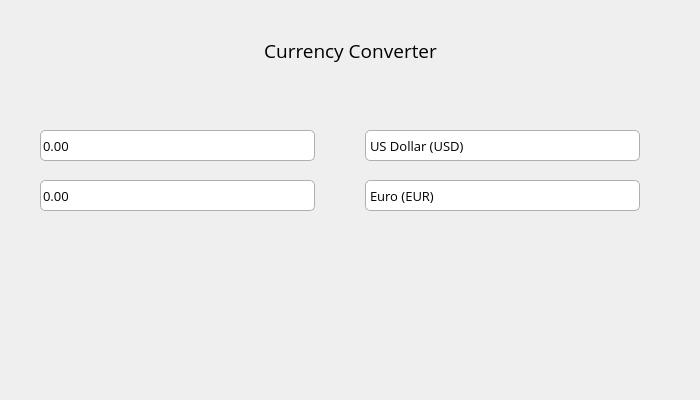
<?xml version="1.0" encoding="UTF-8"?>
<ui version="4.0">
 <class>MainWindow</class>
 <widget class="QMainWindow" name="MainWindow">
  <property name="geometry">
   <rect>
    <x>0</x>
    <y>0</y>
    <width>700</width>
    <height>400</height>
   </rect>
  </property>
  <property name="minimumSize">
   <size>
    <width>700</width>
    <height>400</height>
   </size>
  </property>
  <property name="maximumSize">
   <size>
    <width>700</width>
    <height>400</height>
   </size>
  </property>
  <property name="windowTitle">
   <string>Currency Converter</string>
  </property>
  <widget class="QWidget" name="centralwidget">
   <widget class="QComboBox" name="Cba">
    <property name="geometry">
     <rect>
      <x>365</x>
      <y>130</y>
      <width>275</width>
      <height>31</height>
     </rect>
    </property>
    <property name="font">
     <font>
      <family>Open Sans</family>
      <pointsize>10</pointsize>
      <stylestrategy>PreferAntialias</stylestrategy>
     </font>
    </property>
    <property name="styleSheet">
     <string notr="true">
QComboBox{
	background-color:   #ffffff;
	border-color:       #b0b0b0;
	border-style:       solid;
 	border-width:       1px;
	border-radius:      5px;
    color: #000000;
}

QComboBox:hover {
    background-color: #e8e8e8;
}

QComboBox::down-arrow{
	image: url(:/images/Assets/Arrow-down.png);
    width: 21px;
    height: 12px;
    padding: 1px 5px 0px 0px;
}

QComboBox::drop-down{
    border-style: solid; 
	border-color: #b0b0b0;
}

QListView{
    background-color:   #ffffff;
	border-color:       #b0b0b0;
	border-style:       solid;
 	border-width:       1px;
	border-radius:      5px;
}

QListView:selected {
    background-color: #e8e8e8;
    border: none;
    color: black;
}
</string>
    </property>
    <property name="currentIndex">
     <number>0</number>
    </property>
    <property name="iconSize">
     <size>
      <width>20</width>
      <height>16</height>
     </size>
    </property>
    <property name="modelColumn">
     <number>0</number>
    </property>
    <item>
     <property name="text">
      <string>US Dollar (USD)</string>
     </property>
    </item>
    <item>
     <property name="text">
      <string>Euro (EUR)</string>
     </property>
    </item>
    <item>
     <property name="text">
      <string>British Pound (GBP)</string>
     </property>
    </item>
    <item>
     <property name="text">
      <string>Swiss Franc (CHF)</string>
     </property>
    </item>
    <item>
     <property name="text">
      <string>Canadian Dollar (CAD)</string>
     </property>
    </item>
    <item>
     <property name="text">
      <string>South African Rand (ZAR)</string>
     </property>
    </item>
    <item>
     <property name="text">
      <string>Mexican Peso (MXN)</string>
     </property>
    </item>
    <item>
     <property name="text">
      <string>Indian Rupee (INR)</string>
     </property>
    </item>
    <item>
     <property name="text">
      <string>Japanese Yen (JPY)</string>
     </property>
    </item>
    <item>
     <property name="text">
      <string>Chinese Yuan (CNY)</string>
     </property>
    </item>
   </widget>
   <widget class="QDoubleSpinBox" name="Dsba">
    <property name="geometry">
     <rect>
      <x>40</x>
      <y>130</y>
      <width>275</width>
      <height>31</height>
     </rect>
    </property>
    <property name="font">
     <font>
      <family>Open Sans</family>
      <pointsize>10</pointsize>
     </font>
    </property>
    <property name="styleSheet">
     <string notr="true">
QDoubleSpinBox{
    background-color: #ffffff;
    border-color: #b0b0b0;
    border-style: solid;

    border-radius: 5px;
    border-width: 1px;
    color: #000000;
}

QDoubleSpinBox:hover {
    background-color: #e8e8e8; 
}
     </string>
    </property>
    <property name="buttonSymbols">
     <enum>QAbstractSpinBox::NoButtons</enum>
    </property>
    <property name="keyboardTracking">
     <bool>false</bool>
    </property>
    <property name="showGroupSeparator" stdset="0">
     <bool>true</bool>
    </property>
    <property name="minimum">
     <double>-99999999999999991611392.000000000000000</double>
    </property>
    <property name="maximum">
     <double>99999999999999991611392.000000000000000</double>
    </property>
    <property name="stepType">
     <enum>QAbstractSpinBox::DefaultStepType</enum>
    </property>
   </widget>
   <widget class="QDoubleSpinBox" name="Dsbb">
    <property name="geometry">
     <rect>
      <x>40</x>
      <y>180</y>
      <width>275</width>
      <height>31</height>
     </rect>
    </property>
    <property name="font">
     <font>
      <family>Open Sans</family>
      <pointsize>10</pointsize>
     </font>
    </property>
    <property name="styleSheet">
     <string notr="true">
QDoubleSpinBox{
    background-color: #ffffff;
    border-color: #b0b0b0;
    border-style: solid;

    border-radius: 5px;
    border-width: 1px;
    color: #000000;
}

QDoubleSpinBox:hover {
    background-color: #e8e8e8; 
}
     </string>
    </property>
    <property name="buttonSymbols">
     <enum>QAbstractSpinBox::NoButtons</enum>
    </property>
    <property name="correctionMode">
     <enum>QAbstractSpinBox::CorrectToNearestValue</enum>
    </property>
    <property name="keyboardTracking">
     <bool>false</bool>
    </property>
    <property name="showGroupSeparator" stdset="0">
     <bool>true</bool>
    </property>
    <property name="decimals">
     <number>2</number>
    </property>
    <property name="minimum">
     <double>-99999999999999991611392.000000000000000</double>
    </property>
    <property name="maximum">
     <double>99999999999999991611392.000000000000000</double>
    </property>
    <property name="stepType">
     <enum>QAbstractSpinBox::DefaultStepType</enum>
    </property>
   </widget>
   <widget class="QLabel" name="La">
    <property name="geometry">
     <rect>
      <x>40</x>
      <y>220</y>
      <width>361</width>
      <height>31</height>
     </rect>
    </property>
    <property name="font">
     <font>
      <family>Open Sans</family>
      <pointsize>10</pointsize>
     </font>
    </property>
    <property name="styleSheet">
     <string notr="true">color: rgb(111, 111, 111);</string>
    </property>
    <property name="text">
     <string/>
    </property>
    <property name="alignment">
     <set>Qt::AlignLeading|Qt::AlignLeft|Qt::AlignVCenter</set>
    </property>
   </widget>
   <widget class="QLabel" name="Lb">
    <property name="geometry">
     <rect>
      <x>40</x>
      <y>240</y>
      <width>361</width>
      <height>31</height>
     </rect>
    </property>
    <property name="font">
     <font>
      <family>Open Sans</family>
      <pointsize>10</pointsize>
     </font>
    </property>
    <property name="styleSheet">
     <string notr="true">color: rgb(111, 111, 111);</string>
    </property>
    <property name="text">
     <string/>
    </property>
    <property name="alignment">
     <set>Qt::AlignLeading|Qt::AlignLeft|Qt::AlignVCenter</set>
    </property>
   </widget>
   <widget class="QLabel" name="Title">
    <property name="geometry">
     <rect>
      <x>120</x>
      <y>30</y>
      <width>461</width>
      <height>41</height>
     </rect>
    </property>
    <property name="font">
     <font>
      <family>Open Sans</family>
      <pointsize>14</pointsize>
     </font>
    </property>
    <property name="text">
     <string>Currency Converter</string>
    </property>
    <property name="alignment">
     <set>Qt::AlignCenter</set>
    </property>
   </widget>
   <widget class="QComboBox" name="Cbb">
    <property name="geometry">
     <rect>
      <x>365</x>
      <y>180</y>
      <width>275</width>
      <height>31</height>
     </rect>
    </property>
    <property name="font">
     <font>
      <family>Open Sans</family>
      <pointsize>10</pointsize>
      <stylestrategy>PreferAntialias</stylestrategy>
     </font>
    </property>
    <property name="styleSheet">
     <string notr="true">
QComboBox{
	background-color:   #ffffff;
	border-color:       #b0b0b0;
	border-style:       solid;
 	border-width:       1px;
	border-radius:      5px;
    color: #000000;
}

QComboBox:hover {
    background-color: #e8e8e8;
}

QComboBox::down-arrow{
	image: url(:/images/Assets/Arrow-down.png);
    width: 21px;
    height: 12px;
    padding: 1px 5px 0px 0px;
}

QComboBox::drop-down{
    border-style: solid; 
	border-color: #b0b0b0;
}

QListView{
    background-color:   #ffffff;
	border-color:       #b0b0b0;
	border-style:       solid;
 	border-width:       1px;
	border-radius:      5px;
}

QListView:selected {
    background-color: #e8e8e8;
    border: none;
    color: black;
}
</string>
    </property>
    <property name="currentIndex">
     <number>1</number>
    </property>
    <property name="iconSize">
     <size>
      <width>20</width>
      <height>16</height>
     </size>
    </property>
    <item>
     <property name="text">
      <string>US Dollar (USD)</string>
     </property>
    </item>
    <item>
     <property name="text">
      <string>Euro (EUR)</string>
     </property>
    </item>
    <item>
     <property name="text">
      <string>British Pound (GBP)</string>
     </property>
    </item>
    <item>
     <property name="text">
      <string>Swiss Franc (CHF)</string>
     </property>
    </item>
    <item>
     <property name="text">
      <string>Canadian Dollar (CAD)</string>
     </property>
    </item>
    <item>
     <property name="text">
      <string>South African Rand (ZAR)</string>
     </property>
    </item>
    <item>
     <property name="text">
      <string>Mexican Peso (MXN)</string>
     </property>
    </item>
    <item>
     <property name="text">
      <string>Indian Rupee (INR)</string>
     </property>
    </item>
    <item>
     <property name="text">
      <string>Japanese Yen (JPY)</string>
     </property>
    </item>
    <item>
     <property name="text">
      <string>Chinese Yuan (CNY)</string>
     </property>
    </item>
   </widget>
  </widget>
 </widget>
 <resources/>
 <connections/>
</ui>
